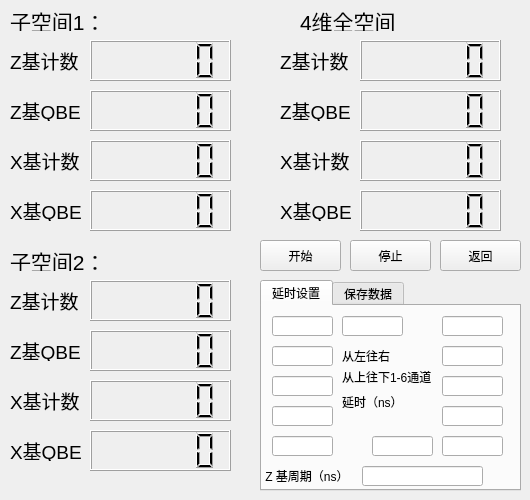
<?xml version="1.0" encoding="UTF-8"?>
<ui version="4.0">
 <class>hyperentanglementQKD</class>
 <widget class="QWidget" name="hyperentanglementQKD">
  <property name="geometry">
   <rect>
    <x>0</x>
    <y>0</y>
    <width>530</width>
    <height>500</height>
   </rect>
  </property>
  <property name="windowTitle">
   <string>Form</string>
  </property>
  <property name="locale">
   <locale language="English" country="UnitedStates"/>
  </property>
  <widget class="QLCDNumber" name="SubSpace1ZCount">
   <property name="geometry">
    <rect>
     <x>90</x>
     <y>40</y>
     <width>141</width>
     <height>41</height>
    </rect>
   </property>
   <property name="whatsThis">
    <string>&lt;html&gt;&lt;head/&gt;&lt;body&gt;&lt;p&gt;子空间&lt;/p&gt;&lt;/body&gt;&lt;/html&gt;</string>
   </property>
   <property name="smallDecimalPoint">
    <bool>true</bool>
   </property>
  </widget>
  <widget class="QLabel" name="label">
   <property name="geometry">
    <rect>
     <x>10</x>
     <y>50</y>
     <width>71</width>
     <height>21</height>
    </rect>
   </property>
   <property name="font">
    <font>
     <pointsize>14</pointsize>
    </font>
   </property>
   <property name="locale">
    <locale language="Chinese" country="China"/>
   </property>
   <property name="text">
    <string>Z基计数</string>
   </property>
   <property name="textFormat">
    <enum>Qt::PlainText</enum>
   </property>
  </widget>
  <widget class="QLabel" name="label_2">
   <property name="geometry">
    <rect>
     <x>10</x>
     <y>100</y>
     <width>71</width>
     <height>21</height>
    </rect>
   </property>
   <property name="font">
    <font>
     <pointsize>14</pointsize>
    </font>
   </property>
   <property name="text">
    <string>Z基QBER</string>
   </property>
  </widget>
  <widget class="QLCDNumber" name="SubSpace1ZQBER">
   <property name="geometry">
    <rect>
     <x>90</x>
     <y>90</y>
     <width>141</width>
     <height>41</height>
    </rect>
   </property>
   <property name="font">
    <font>
     <pointsize>13</pointsize>
    </font>
   </property>
   <property name="smallDecimalPoint">
    <bool>true</bool>
   </property>
   <property name="value" stdset="0">
    <double>0.000000000000000</double>
   </property>
   <property name="intValue" stdset="0">
    <number>0</number>
   </property>
  </widget>
  <widget class="QLCDNumber" name="SubSpace1XCount">
   <property name="geometry">
    <rect>
     <x>90</x>
     <y>140</y>
     <width>141</width>
     <height>41</height>
    </rect>
   </property>
   <property name="smallDecimalPoint">
    <bool>true</bool>
   </property>
  </widget>
  <widget class="QLCDNumber" name="SubSpace1XQBER">
   <property name="geometry">
    <rect>
     <x>90</x>
     <y>190</y>
     <width>141</width>
     <height>41</height>
    </rect>
   </property>
   <property name="smallDecimalPoint">
    <bool>true</bool>
   </property>
  </widget>
  <widget class="QLabel" name="label_3">
   <property name="geometry">
    <rect>
     <x>10</x>
     <y>10</y>
     <width>221</width>
     <height>21</height>
    </rect>
   </property>
   <property name="font">
    <font>
     <pointsize>16</pointsize>
    </font>
   </property>
   <property name="text">
    <string>子空间1：</string>
   </property>
  </widget>
  <widget class="QLabel" name="label_4">
   <property name="geometry">
    <rect>
     <x>10</x>
     <y>150</y>
     <width>71</width>
     <height>21</height>
    </rect>
   </property>
   <property name="font">
    <font>
     <pointsize>14</pointsize>
    </font>
   </property>
   <property name="locale">
    <locale language="Chinese" country="China"/>
   </property>
   <property name="text">
    <string>X基计数</string>
   </property>
   <property name="textFormat">
    <enum>Qt::PlainText</enum>
   </property>
  </widget>
  <widget class="QLabel" name="label_5">
   <property name="geometry">
    <rect>
     <x>10</x>
     <y>200</y>
     <width>71</width>
     <height>21</height>
    </rect>
   </property>
   <property name="font">
    <font>
     <pointsize>14</pointsize>
    </font>
   </property>
   <property name="text">
    <string>X基QBER</string>
   </property>
  </widget>
  <widget class="QLabel" name="label_6">
   <property name="geometry">
    <rect>
     <x>10</x>
     <y>440</y>
     <width>71</width>
     <height>21</height>
    </rect>
   </property>
   <property name="font">
    <font>
     <pointsize>14</pointsize>
    </font>
   </property>
   <property name="text">
    <string>X基QBER</string>
   </property>
  </widget>
  <widget class="QLCDNumber" name="SubSpace2XCount">
   <property name="geometry">
    <rect>
     <x>90</x>
     <y>380</y>
     <width>141</width>
     <height>41</height>
    </rect>
   </property>
   <property name="smallDecimalPoint">
    <bool>true</bool>
   </property>
  </widget>
  <widget class="QLCDNumber" name="SubSpace2XQBER">
   <property name="geometry">
    <rect>
     <x>90</x>
     <y>430</y>
     <width>141</width>
     <height>41</height>
    </rect>
   </property>
   <property name="smallDecimalPoint">
    <bool>true</bool>
   </property>
  </widget>
  <widget class="QLabel" name="label_7">
   <property name="geometry">
    <rect>
     <x>10</x>
     <y>250</y>
     <width>221</width>
     <height>21</height>
    </rect>
   </property>
   <property name="font">
    <font>
     <pointsize>16</pointsize>
    </font>
   </property>
   <property name="text">
    <string>子空间2：</string>
   </property>
  </widget>
  <widget class="QLabel" name="label_8">
   <property name="geometry">
    <rect>
     <x>10</x>
     <y>290</y>
     <width>71</width>
     <height>21</height>
    </rect>
   </property>
   <property name="font">
    <font>
     <pointsize>14</pointsize>
    </font>
   </property>
   <property name="locale">
    <locale language="Chinese" country="China"/>
   </property>
   <property name="text">
    <string>Z基计数</string>
   </property>
   <property name="textFormat">
    <enum>Qt::PlainText</enum>
   </property>
  </widget>
  <widget class="QLabel" name="label_9">
   <property name="geometry">
    <rect>
     <x>10</x>
     <y>340</y>
     <width>71</width>
     <height>21</height>
    </rect>
   </property>
   <property name="font">
    <font>
     <pointsize>14</pointsize>
    </font>
   </property>
   <property name="text">
    <string>Z基QBER</string>
   </property>
  </widget>
  <widget class="QLCDNumber" name="SubSpace2ZCount">
   <property name="geometry">
    <rect>
     <x>90</x>
     <y>280</y>
     <width>141</width>
     <height>41</height>
    </rect>
   </property>
   <property name="whatsThis">
    <string>&lt;html&gt;&lt;head/&gt;&lt;body&gt;&lt;p&gt;子空间&lt;/p&gt;&lt;/body&gt;&lt;/html&gt;</string>
   </property>
   <property name="smallDecimalPoint">
    <bool>true</bool>
   </property>
  </widget>
  <widget class="QLabel" name="label_10">
   <property name="geometry">
    <rect>
     <x>10</x>
     <y>390</y>
     <width>71</width>
     <height>21</height>
    </rect>
   </property>
   <property name="font">
    <font>
     <pointsize>14</pointsize>
    </font>
   </property>
   <property name="locale">
    <locale language="Chinese" country="China"/>
   </property>
   <property name="text">
    <string>X基计数</string>
   </property>
   <property name="textFormat">
    <enum>Qt::PlainText</enum>
   </property>
  </widget>
  <widget class="QLCDNumber" name="SubSpace2ZQBER">
   <property name="geometry">
    <rect>
     <x>90</x>
     <y>330</y>
     <width>141</width>
     <height>41</height>
    </rect>
   </property>
   <property name="font">
    <font>
     <pointsize>13</pointsize>
    </font>
   </property>
   <property name="smallDecimalPoint">
    <bool>true</bool>
   </property>
   <property name="value" stdset="0">
    <double>0.000000000000000</double>
   </property>
   <property name="intValue" stdset="0">
    <number>0</number>
   </property>
  </widget>
  <widget class="QLabel" name="label_11">
   <property name="geometry">
    <rect>
     <x>300</x>
     <y>10</y>
     <width>221</width>
     <height>21</height>
    </rect>
   </property>
   <property name="font">
    <font>
     <pointsize>16</pointsize>
    </font>
   </property>
   <property name="text">
    <string>4维全空间</string>
   </property>
  </widget>
  <widget class="QLabel" name="label_12">
   <property name="geometry">
    <rect>
     <x>280</x>
     <y>200</y>
     <width>71</width>
     <height>21</height>
    </rect>
   </property>
   <property name="font">
    <font>
     <pointsize>14</pointsize>
    </font>
   </property>
   <property name="text">
    <string>X基QBER</string>
   </property>
  </widget>
  <widget class="QLCDNumber" name="FullSpaceXCount">
   <property name="geometry">
    <rect>
     <x>360</x>
     <y>140</y>
     <width>141</width>
     <height>41</height>
    </rect>
   </property>
   <property name="smallDecimalPoint">
    <bool>true</bool>
   </property>
  </widget>
  <widget class="QLCDNumber" name="FullSpaceXQBER">
   <property name="geometry">
    <rect>
     <x>360</x>
     <y>190</y>
     <width>141</width>
     <height>41</height>
    </rect>
   </property>
   <property name="smallDecimalPoint">
    <bool>true</bool>
   </property>
  </widget>
  <widget class="QLabel" name="label_13">
   <property name="geometry">
    <rect>
     <x>280</x>
     <y>50</y>
     <width>71</width>
     <height>21</height>
    </rect>
   </property>
   <property name="font">
    <font>
     <pointsize>14</pointsize>
    </font>
   </property>
   <property name="locale">
    <locale language="Chinese" country="China"/>
   </property>
   <property name="text">
    <string>Z基计数</string>
   </property>
   <property name="textFormat">
    <enum>Qt::PlainText</enum>
   </property>
  </widget>
  <widget class="QLabel" name="label_14">
   <property name="geometry">
    <rect>
     <x>280</x>
     <y>100</y>
     <width>71</width>
     <height>21</height>
    </rect>
   </property>
   <property name="font">
    <font>
     <pointsize>14</pointsize>
    </font>
   </property>
   <property name="text">
    <string>Z基QBER</string>
   </property>
  </widget>
  <widget class="QLCDNumber" name="FullSpaceZCount">
   <property name="geometry">
    <rect>
     <x>360</x>
     <y>40</y>
     <width>141</width>
     <height>41</height>
    </rect>
   </property>
   <property name="whatsThis">
    <string>&lt;html&gt;&lt;head/&gt;&lt;body&gt;&lt;p&gt;子空间&lt;/p&gt;&lt;/body&gt;&lt;/html&gt;</string>
   </property>
   <property name="smallDecimalPoint">
    <bool>true</bool>
   </property>
  </widget>
  <widget class="QLabel" name="label_15">
   <property name="geometry">
    <rect>
     <x>280</x>
     <y>150</y>
     <width>71</width>
     <height>21</height>
    </rect>
   </property>
   <property name="font">
    <font>
     <pointsize>14</pointsize>
    </font>
   </property>
   <property name="locale">
    <locale language="Chinese" country="China"/>
   </property>
   <property name="text">
    <string>X基计数</string>
   </property>
   <property name="textFormat">
    <enum>Qt::PlainText</enum>
   </property>
  </widget>
  <widget class="QLCDNumber" name="FullSpaceZQBER">
   <property name="geometry">
    <rect>
     <x>360</x>
     <y>90</y>
     <width>141</width>
     <height>41</height>
    </rect>
   </property>
   <property name="font">
    <font>
     <pointsize>13</pointsize>
    </font>
   </property>
   <property name="smallDecimalPoint">
    <bool>true</bool>
   </property>
   <property name="value" stdset="0">
    <double>0.000000000000000</double>
   </property>
   <property name="intValue" stdset="0">
    <number>0</number>
   </property>
  </widget>
  <widget class="QPushButton" name="ButtonStartQKD">
   <property name="geometry">
    <rect>
     <x>260</x>
     <y>240</y>
     <width>81</width>
     <height>31</height>
    </rect>
   </property>
   <property name="text">
    <string>开始</string>
   </property>
  </widget>
  <widget class="QPushButton" name="ButtonStopQKD">
   <property name="geometry">
    <rect>
     <x>350</x>
     <y>240</y>
     <width>81</width>
     <height>31</height>
    </rect>
   </property>
   <property name="text">
    <string>停止</string>
   </property>
  </widget>
  <widget class="QPushButton" name="ButtonRetornQKD">
   <property name="geometry">
    <rect>
     <x>440</x>
     <y>240</y>
     <width>81</width>
     <height>31</height>
    </rect>
   </property>
   <property name="text">
    <string>返回</string>
   </property>
  </widget>
  <widget class="QTabWidget" name="QKDWidgetset">
   <property name="geometry">
    <rect>
     <x>260</x>
     <y>280</y>
     <width>261</width>
     <height>211</height>
    </rect>
   </property>
   <property name="currentIndex">
    <number>0</number>
   </property>
   <property name="elideMode">
    <enum>Qt::ElideMiddle</enum>
   </property>
   <widget class="QWidget" name="delayset">
    <attribute name="title">
     <string>延时设置</string>
    </attribute>
    <widget class="QLineEdit" name="TDC1delay1">
     <property name="geometry">
      <rect>
       <x>10</x>
       <y>10</y>
       <width>61</width>
       <height>20</height>
      </rect>
     </property>
    </widget>
    <widget class="QLineEdit" name="TDC1delay2">
     <property name="geometry">
      <rect>
       <x>10</x>
       <y>40</y>
       <width>61</width>
       <height>20</height>
      </rect>
     </property>
    </widget>
    <widget class="QLineEdit" name="TDC1delay3">
     <property name="geometry">
      <rect>
       <x>10</x>
       <y>70</y>
       <width>61</width>
       <height>20</height>
      </rect>
     </property>
    </widget>
    <widget class="QLineEdit" name="TDC1delay4">
     <property name="geometry">
      <rect>
       <x>10</x>
       <y>100</y>
       <width>61</width>
       <height>20</height>
      </rect>
     </property>
    </widget>
    <widget class="QLineEdit" name="TDC1delay5">
     <property name="geometry">
      <rect>
       <x>10</x>
       <y>130</y>
       <width>61</width>
       <height>20</height>
      </rect>
     </property>
    </widget>
    <widget class="QLineEdit" name="TDC1delay6">
     <property name="geometry">
      <rect>
       <x>80</x>
       <y>10</y>
       <width>61</width>
       <height>20</height>
      </rect>
     </property>
    </widget>
    <widget class="QLineEdit" name="TDC2delay2">
     <property name="geometry">
      <rect>
       <x>180</x>
       <y>10</y>
       <width>61</width>
       <height>20</height>
      </rect>
     </property>
    </widget>
    <widget class="QLineEdit" name="TDC2delay3">
     <property name="geometry">
      <rect>
       <x>180</x>
       <y>40</y>
       <width>61</width>
       <height>20</height>
      </rect>
     </property>
    </widget>
    <widget class="QLineEdit" name="TDC2delay4">
     <property name="geometry">
      <rect>
       <x>180</x>
       <y>70</y>
       <width>61</width>
       <height>20</height>
      </rect>
     </property>
    </widget>
    <widget class="QLineEdit" name="TDC2delay5">
     <property name="geometry">
      <rect>
       <x>180</x>
       <y>100</y>
       <width>61</width>
       <height>20</height>
      </rect>
     </property>
    </widget>
    <widget class="QLineEdit" name="TDC2delay6">
     <property name="geometry">
      <rect>
       <x>180</x>
       <y>130</y>
       <width>61</width>
       <height>20</height>
      </rect>
     </property>
    </widget>
    <widget class="QLineEdit" name="TDC2delay1">
     <property name="geometry">
      <rect>
       <x>110</x>
       <y>130</y>
       <width>61</width>
       <height>20</height>
      </rect>
     </property>
    </widget>
    <widget class="QLabel" name="label_16">
     <property name="geometry">
      <rect>
       <x>80</x>
       <y>90</y>
       <width>81</width>
       <height>12</height>
      </rect>
     </property>
     <property name="text">
      <string>延时（ns）</string>
     </property>
    </widget>
    <widget class="QLabel" name="label_17">
     <property name="geometry">
      <rect>
       <x>80</x>
       <y>40</y>
       <width>51</width>
       <height>20</height>
      </rect>
     </property>
     <property name="text">
      <string>从左往右</string>
     </property>
    </widget>
    <widget class="QLabel" name="label_18">
     <property name="geometry">
      <rect>
       <x>80</x>
       <y>60</y>
       <width>91</width>
       <height>21</height>
      </rect>
     </property>
     <property name="text">
      <string>从上往下1-6通道</string>
     </property>
    </widget>
    <widget class="QLineEdit" name="Zperiod">
     <property name="geometry">
      <rect>
       <x>100</x>
       <y>160</y>
       <width>121</width>
       <height>20</height>
      </rect>
     </property>
    </widget>
    <widget class="QLabel" name="label_19">
     <property name="geometry">
      <rect>
       <x>0</x>
       <y>160</y>
       <width>91</width>
       <height>20</height>
      </rect>
     </property>
     <property name="text">
      <string> Z 基周期（ns）</string>
     </property>
    </widget>
   </widget>
   <widget class="QWidget" name="qkdsaveset">
    <attribute name="title">
     <string>保存数据</string>
    </attribute>
    <widget class="QWidget" name="verticalLayoutWidget">
     <property name="geometry">
      <rect>
       <x>0</x>
       <y>30</y>
       <width>251</width>
       <height>81</height>
      </rect>
     </property>
     <layout class="QVBoxLayout" name="verticalLayout">
      <item>
       <widget class="QPushButton" name="buttonOpenDataDir">
        <property name="text">
         <string>数据目录</string>
        </property>
       </widget>
      </item>
      <item>
       <widget class="QComboBox" name="textDataDirectory">
        <property name="sizePolicy">
         <sizepolicy hsizetype="Expanding" vsizetype="Fixed">
          <horstretch>0</horstretch>
          <verstretch>0</verstretch>
         </sizepolicy>
        </property>
        <property name="editable">
         <bool>true</bool>
        </property>
        <item>
         <property name="text">
          <string>D:/Data</string>
         </property>
        </item>
       </widget>
      </item>
      <item>
       <widget class="QToolButton" name="buttonDataDirectory">
        <property name="sizePolicy">
         <sizepolicy hsizetype="Fixed" vsizetype="Preferred">
          <horstretch>0</horstretch>
          <verstretch>0</verstretch>
         </sizepolicy>
        </property>
        <property name="text">
         <string>...</string>
        </property>
       </widget>
      </item>
     </layout>
    </widget>
    <widget class="QPushButton" name="buttonStopRecord">
     <property name="geometry">
      <rect>
       <x>160</x>
       <y>120</y>
       <width>75</width>
       <height>56</height>
      </rect>
     </property>
     <property name="sizePolicy">
      <sizepolicy hsizetype="Minimum" vsizetype="Expanding">
       <horstretch>0</horstretch>
       <verstretch>0</verstretch>
      </sizepolicy>
     </property>
     <property name="text">
      <string>停止记录</string>
     </property>
    </widget>
    <widget class="QPushButton" name="buttonStartRecord">
     <property name="geometry">
      <rect>
       <x>20</x>
       <y>120</y>
       <width>75</width>
       <height>57</height>
      </rect>
     </property>
     <property name="sizePolicy">
      <sizepolicy hsizetype="Minimum" vsizetype="Expanding">
       <horstretch>0</horstretch>
       <verstretch>0</verstretch>
      </sizepolicy>
     </property>
     <property name="text">
      <string>开始记录</string>
     </property>
    </widget>
   </widget>
  </widget>
 </widget>
 <resources/>
 <connections/>
</ui>
